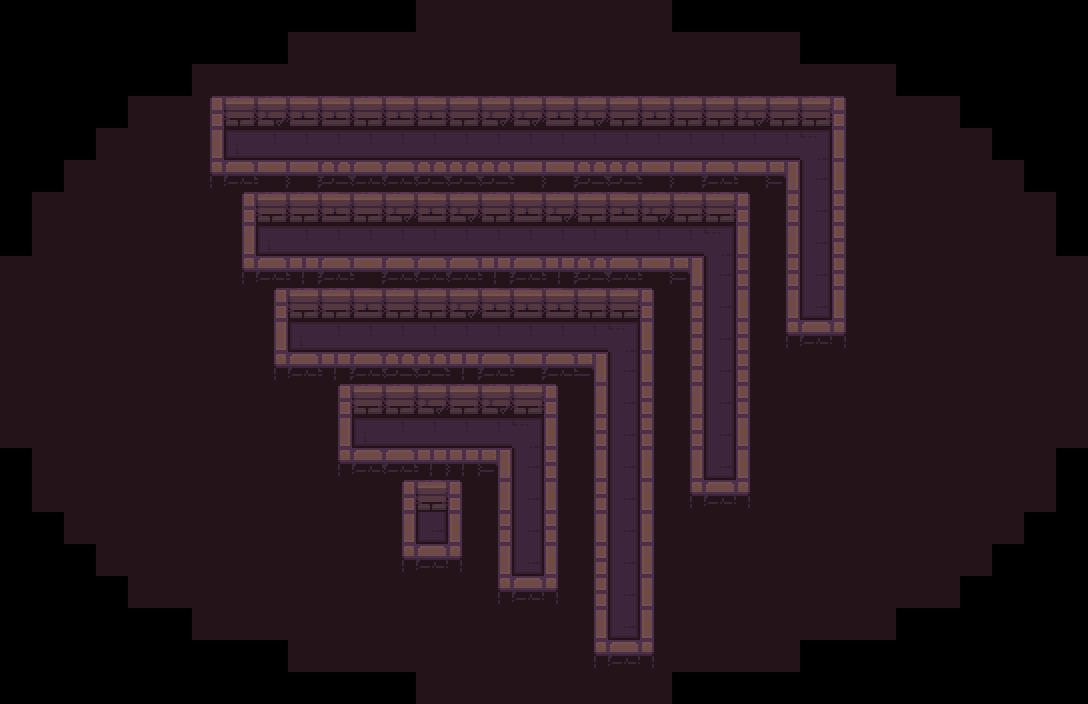

A 2D game scene composited from a Tiled map and its tileset images. What follows is a short description and the map's XML, with each tile layer's data collapsed to a summary:
An orthogonal 34x22 tile map with 32x32 px tiles, 5 tile layers (background, path, types, ground, ...) and 8 objects (3x objective, 3x hero, ruleset, rectangle).

<map version="1.2" tiledversion="2019.03.13" orientation="orthogonal" renderorder="right-down" width="34" height="22" tilewidth="32" tileheight="32" infinite="0" nextlayerid="50" nextobjectid="13">
 <tileset firstgid="1" name="tileset" tilewidth="32" tileheight="32" spacing="2" margin="1" tilecount="100" columns="10">
  <image source="tileset.png" trans="000000" width="340" height="340" />
  <terraintypes>
   <terrain name="floor" tile="79" />
   <terrain name="wall" tile="69" />
   <terrain name="hole" tile="78" />
  </terraintypes>
 </tileset>
 <layer id="39" name="background" width="34" height="22">
  <data>[748 cells, 592 non-empty, 1 distinct tile ids]</data>
 </layer>
 <layer id="40" name="path" width="34" height="22">
  <data>[748 cells, 77 non-empty, 1 distinct tile ids]</data>
 </layer>
 <objectgroup id="14" name="config">
  <object id="7" name="ruleset" type="ruleset" x="52" y="85">
   <properties>
    <property name="lossCondition" value="none" />
    <property name="winCondition" value="all_objectives" />
   </properties>
   <point />
  </object>
  <object id="12" name="frame" type="rectangle" x="210" y="97" width="637" height="557" visible="0" />
 </objectgroup>
 <objectgroup id="2" name="objects">
  <object id="10" name="objective" type="objective" x="624" y="628">
   <properties>
    <property name="color" type="int" value="0" />
   </properties>
   <point />
  </object>
  <object id="2" name="objective" type="objective" x="718" y="467">
   <properties>
    <property name="color" type="int" value="0" />
   </properties>
   <point />
  </object>
  <object id="11" name="objective" type="objective" x="818" y="308">
   <properties>
    <property name="color" type="int" value="0" />
   </properties>
   <point />
  </object>
  <object id="1" name="hero" type="hero" x="303.67" y="344">
   <point />
  </object>
  <object id="8" name="hero" type="hero" x="271" y="244">
   <point />
  </object>
  <object id="9" name="hero" type="hero" x="240" y="148">
   <point />
  </object>
 </objectgroup>
 <layer id="47" name="types" width="34" height="22">
  <data>[748 cells, 592 non-empty, 3 distinct tile ids]</data>
 </layer>
 <layer id="48" name="ground" width="34" height="22">
  <data>[748 cells, 592 non-empty, 25 distinct tile ids]</data>
 </layer>
 <layer id="49" name="above_characters" width="34" height="22">
  <data>[748 cells, 132 non-empty, 15 distinct tile ids]</data>
 </layer>
</map>
